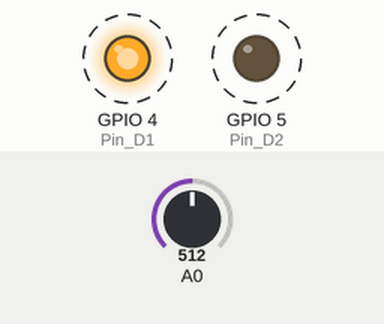
This sketch was run on a simulated ESP8266 (NodeMCU). On the bench: output pins drawn as LEDs (lit = HIGH). Dashed ring = blinking. Inputs (shaded band) come from the test bench; at power-on: A0 = 512. WiFi joins after 1.5 s; servers stay silent unless stated; what the sketch prints to the serial monitor is not drawn.

Above: at 2.15 s.
Timing chart, 0 to 4.8 s (numbered marks = the images above):
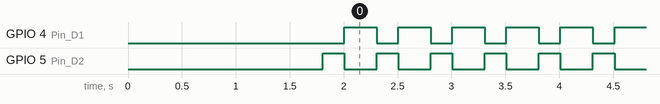

The sketch:

excode.ino
```cpp
#define BLYNK_TEMPLATE_ID "TMPLXKD_pLHh"
#define BLYNK_TEMPLATE_NAME "IOT DOMAIN ANALYST"
#define BLYNK_AUTH_TOKEN "UDacAOpwicb0lLvGQvCRNM05VA0P1yd0"


#define BLYNK_PRINT Serial
#include <ESP8266WiFi.h>
#include <BlynkSimpleEsp8266.h>
#include "DHT.h"

//DHT dht2(2,DHT11);


char auth[] = BLYNK_AUTH_TOKEN;
char ssid[] = "Galaxy A22C8C3";
char pass[] = "jose1234";


//#define DHT11_PIN 2

int readD2;
int Pin_D1=4;
int Pin_D2=5;
float vout=0.0;
float vout1=0.0;
float R1=30000.0;
float R2=7500.0;
int value =0;

float a;
float b;

long int stime;
long int etime;
 int v=100;

void setup() {

  pinMode(Pin_D1, OUTPUT);
  pinMode(Pin_D2, OUTPUT);

  Serial.begin(115200);

  Blynk.begin(auth, ssid, pass);

  stime = millis();
}
int analogRead1(){
  digitalWrite(Pin_D1, HIGH);
  digitalWrite(Pin_D2, LOW);
  return analogRead(0);
}
int analogRead2(){
  digitalWrite(Pin_D1, LOW);
  digitalWrite(Pin_D2, HIGH);
  return analogRead(0);
}

void loop() {
  vout = (analogRead2()*5.0)/1024.0;
  vout1=vout/(R2/(R1+R2));
  delay(200);

  etime = millis();
  if ((etime - stime) >10000)
  {
    v--;
    stime = etime;

  }
  Serial.println(v);

  readD2=analogRead1();
  delay(200);

  /*a=dht2.readTemperature( );
  b=dht2.readHumidity();

  Serial.println("Temperature ");
  Serial.println(a);
  Blynk.virtualWrite(V2,a);
  if(a>=30){
    Blynk.logEvent("temp");
  }
  Serial.println("Humidity ");
  Serial.println(b);
  Blynk.virtualWrite(V3,b);
  if(b>=20){
    Blynk.logEvent("humi");
  }*/

  Serial.println("voltage sensor");
  Serial.println(vout1);
  Blynk.virtualWrite(V1,vout1);
  Serial.println("current sensor");
  Serial.println(readD2);
  Blynk.virtualWrite(V0,readD2);
  delay(100);

  Blynk.virtualWrite(V4,v);
  if(v<=90){
    Blynk.logEvent("soc");
  }
  Blynk.run();

}
```

Measured:
- by itself, GPIO 4 (Pin_D1): alternates HIGH for 0.30 s and LOW for 0.20 s
- by itself, GPIO 5 (Pin_D2): alternates HIGH for 0.20 s and LOW for 0.30 s
